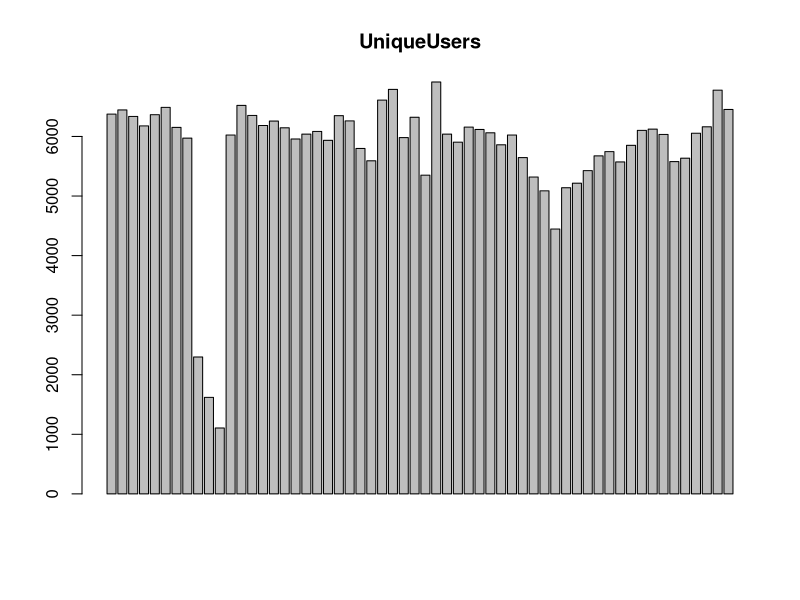
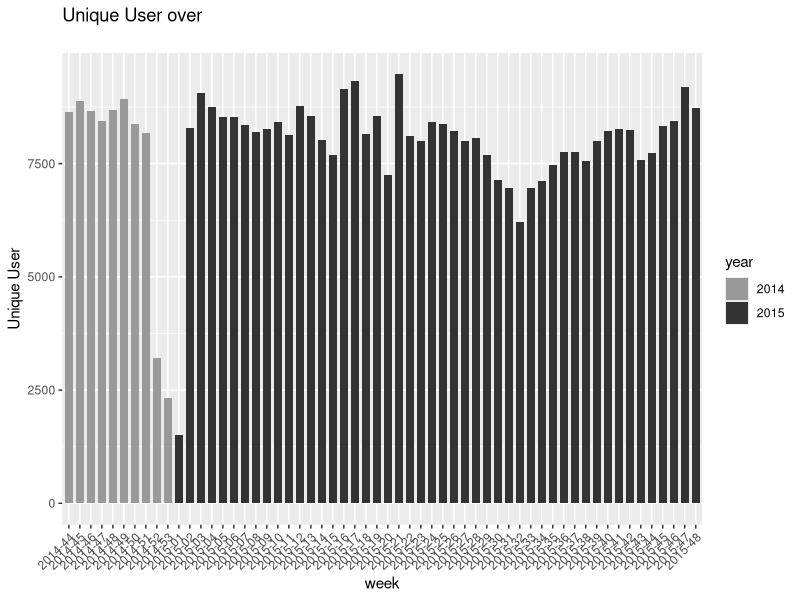

Recreate these plots in R, in order.
###########################################################################
#                                                                         #
# short intro into automated reports using R
# prepare.R
#                                                                  >>>>>>
# 2015 Dec 03
# Dominik Hattrup
#                                                                         #
###########################################################################

# regular R file to import and prepare data


# load packages/libraries -------------------------------------------------

# packages to connect to sql server
# if (!require(RODBC)) { install.packages(RODBC); library(RODBC) }
# if (!require(DBI)) { install.packages(DBI); library(DBI) } 
# if (!require(RMySQL)) { install.packages(RMySQL); library(RMySQL) }
if (!require(reshape2)) { install.packages(reshape); library(reshape2) }
if (!require(ggplot2)) { install.packages(ggplot2); library(ggplot2) }

# import data -------------------------------------------------------------

# SQL-Server using RODBC
# via ODBC Connection "ognlogs" (must be created in odbc administrator beforehand!)
# con <- odbcConnect("ognlogs")

# Queries
# query.weeklydata <- "SELECT * FROM [dbo].[OgnReporting] ORDER BY [Year], [Week]"
# query.weeklydata_bycompany <- "SELECT * FROM [dbo].[OgnReporting_Company] ORDER BY [Year], [Week]"

# SELECT DATA
# ogn <- sqlQuery(con, query.weeklydata)
# ogn2 <- sqlQuery(con, query.weeklydata_bycompany)
# rm(query.weeklydata, con)
# rm(query.weeklydata_bycompany, con)

# csv files
ognstats <- read.table("ognstats.csv", sep=";", header=T)

# manipulate data ---------------------------------------------------------

# create new data.frame licences table

tab.users.lic <- data.frame(ognstats$YearWeek, ognstats$LicensesStandardUsed3M, ognstats$UniqueUser, ognstats$PageImpressions)
names(tab.users.lic)[1] <- "week"
names(tab.users.lic)[2] <- "used standard icenses"
names(tab.users.lic)[3] <- "unique user"  
names(tab.users.lic)[4] <- "page impressions"
#knitr::kable(tab.users.lic)

## build data.frame to plot Unique Users and Power Users
vars <- c("YearWeek","UniqueUser","UniqueUserActive") # notwendige Variablen aus ognstats
ogn.users <- ognstats[vars] # create new data.frame ogn.users
names(ogn.users)[2] <- "Normal Users"
names(ogn.users)[3] <- "Power Users"
ogn.users <- melt(ogn.users, id="YearWeek")
ogn.users$years <- substring(ogn.users$YearWeek, 1, 4) # new var with year
ogn.users$week <- substring(ogn.users$YearWeek, 6, 7) # new var with week
names(ogn.users)[2] <- "type"
names(ogn.users)[3] <- "count"

# regular plots -----------------------------------------------------------

plot.uu <- barplot(ognstats$UniqueUser, main = "UniqueUsers")

# plots using ggplot2 -----------------------------------------------------

(( 
  barplot.users <- p <- ggplot(data=ogn.users, aes(x=YearWeek, y=count, fill=factor(years))) + 
    geom_bar(stat = "identity", width=.7) + ggtitle("Unique User over \n") + xlab("week") + ylab("Unique User") + 
    theme(axis.text.x = element_text(angle = 45, vjust = 1, hjust=1)) + scale_fill_grey(start = .6, end = .2, name="year") 
))

